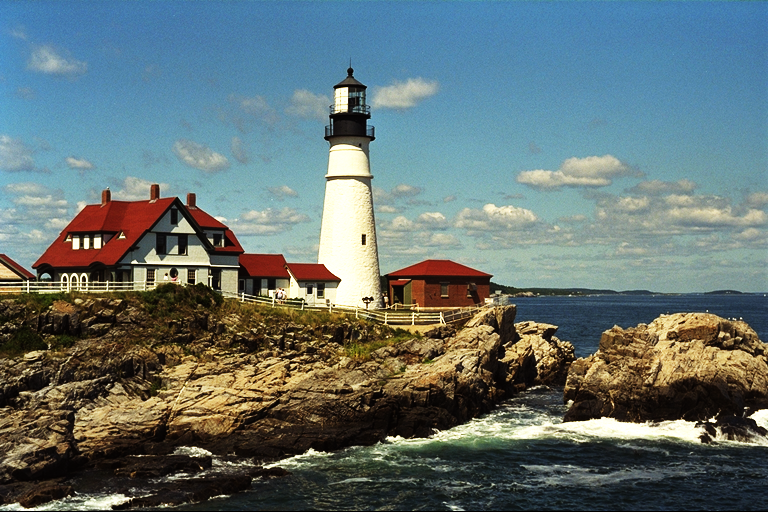
#> input picture evaluate-image-quality-master/src/images/2.png, 768 x 512 px, given in place of 2.bmp, which was not available
$ python compare_diff_of_pixel_value_wx.py
#> lines starting #> are read from the running program, lines starting #| are printed output that depends on the picture; pictures that were not available may be replaced by others from this repository, and a replacement may not be noted
import cv2, matplotlib
import numpy as np
import matplotlib.pyplot as plt


# 比较两张图pixel value不同的地方，用直方图表示

plt.style.use('seaborn-white')

# ------------------------------
# ----- Placement settings -----
# ------------------------------
fig, ax = plt.subplots(3, figsize=(8, 9)) # figsize(width, height)
ax[0] = plt.subplot2grid((2,2), (0,0))
ax[1] = plt.subplot2grid((2,2), (0,1))
ax[2] = plt.subplot2grid((2,2), (1,0), colspan=2)


# ----------------------------
# ----- Read input image -----
# ----------------------------
def read_img(_img_name):
  # read input image
#> called with _img_name = 'G:\\Dataset\\LL_Set\\LIME\\2.bmp'
  img = cv2.imread(_img_name)
#> img is the input picture: shape (512, 768, 3); mean B, G, R 114, 114.8, 100.1

  # convert color (BGR → RGB)
  img = cv2.cvtColor(img, cv2.COLOR_BGR2RGB)

  return img

img_origin        = read_img(r'G:\Dataset\LL_Set\LIME\2.bmp')
img_origin_RL10   = read_img(r'G:\Dataset\LL_Set\LIME\2.bmp')
img_origin_RL100  = read_img(r'G:\Dataset\LL_Set\LIME\2.bmp')
img_noised        = read_img(r'G:\Code\Comparative-Experiment\code_comparative_experiment\quality_assessment_metrics\evaluate-image-quality-master\src\images\2_INet_v23_00.jpg')
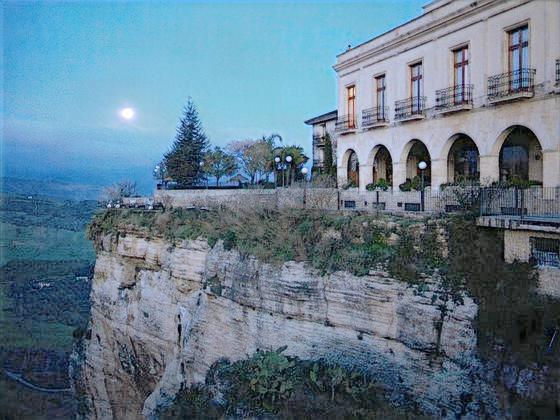
#> input picture evaluate-image-quality-master/src/images/2_INet_v23_00.jpg, 560 x 420 px, found by its file name
#> in read_img, img is the input picture: shape (420, 560, 3); mean B, G, R 140.2, 122.2, 97.7
img_noised_RL10   = read_img(r'G:\Code\Comparative-Experiment\code_comparative_experiment\quality_assessment_metrics\evaluate-image-quality-master\src\images\k_2.bmp')
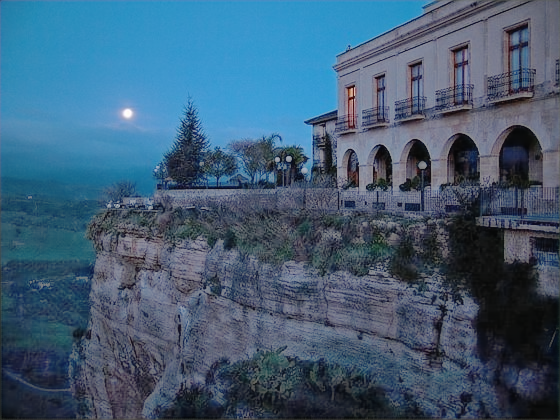
#> input picture evaluate-image-quality-master/src/images/k_2.bmp, 560 x 420 px, found by its file name
#> in read_img, img is the input picture: shape (420, 560, 3); mean B, G, R 117.6, 93.2, 64.9
img_noised_RL100  = read_img(r'G:\Code\Comparative-Experiment\code_comparative_experiment\quality_assessment_metrics\evaluate-image-quality-master\src\images\z2.bmp')
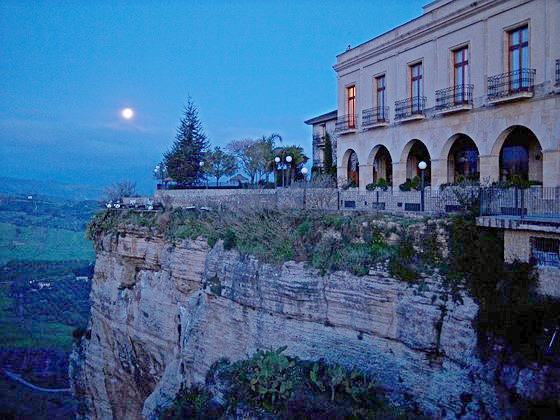
#> input picture evaluate-image-quality-master/src/images/z2.bmp, 560 x 420 px, found by its file name
#> in read_img, img is the input picture: shape (420, 560, 3); mean B, G, R 141.1, 99.9, 64.1
# image information（height × width × 色数）
# print("img_origin : ", img_origin.shape)
# print("img_noised : ", img_noised.shape)
# print("\n")


# ----------------------------
# ----- Show input image -----
# ----------------------------
def show_img(_i, _img, _img_name):
  ax[_i].set_title(_img_name)

  # show image
  ax[_i].imshow(_img)

  return

#show_img(0, img_origin,       "Original Image (RL=1)")
#show_img(1, img_origin_RL10,  "Original Image (RL=10)")
show_img(0, img_origin_RL100, "Original Image (RL=100)")
#show_img(1, img_noised,       "Noised Image (RL=1)")
#show_img(1, img_noised_RL10,  "Noised Image (RL=10)")
show_img(1, img_noised_RL100, "Noised Image (RL=100)")


# -------------------------------
# ----- Convert RGB to Gray -----
# -------------------------------
gray_img_origin       = cv2.cvtColor(img_origin,        cv2.COLOR_RGB2GRAY)
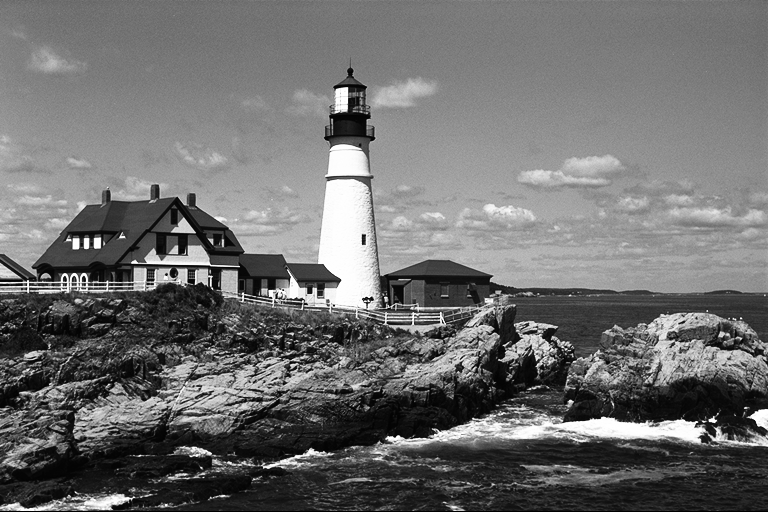
#> gray_img_origin: shape (512, 768); min 0, max 255, mean 110.3
gray_img_origin_RL10  = cv2.cvtColor(img_origin_RL10,   cv2.COLOR_RGB2GRAY)
gray_img_origin_RL100 = cv2.cvtColor(img_origin_RL100,  cv2.COLOR_RGB2GRAY)
gray_img_noised       = cv2.cvtColor(img_noised,        cv2.COLOR_RGB2GRAY)
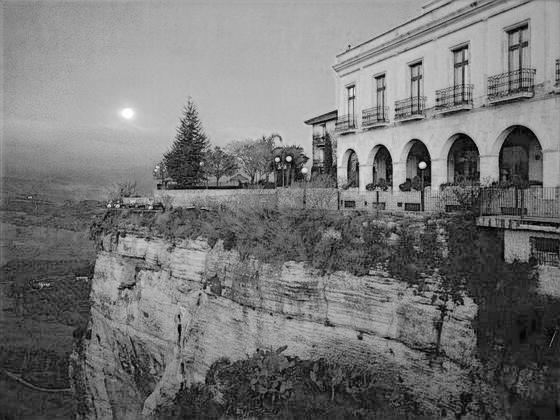
#> gray_img_noised: shape (420, 560); min 0, max 255, mean 116.9
gray_img_noised_RL10  = cv2.cvtColor(img_noised_RL10,   cv2.COLOR_RGB2GRAY)
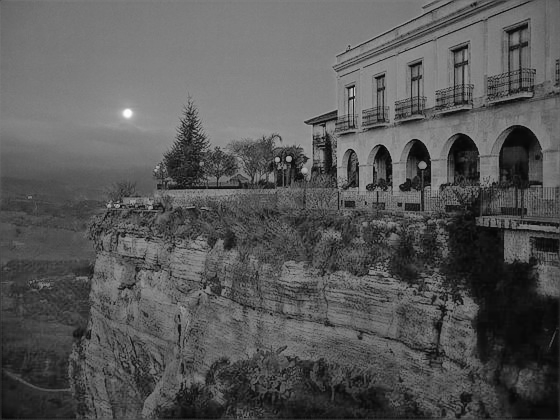
#> gray_img_noised_RL10: shape (420, 560); min 5, max 253, mean 87.5
gray_img_noised_RL100 = cv2.cvtColor(img_noised_RL100,  cv2.COLOR_RGB2GRAY)
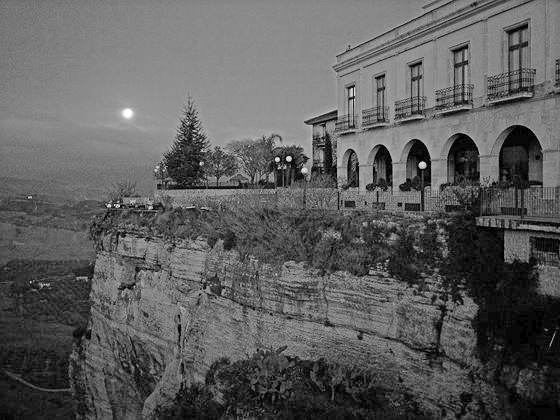
#> gray_img_noised_RL100: shape (420, 560); min 0, max 255, mean 93.9
# print("gray_img_origin : ", gray_img_origin.shape)
# print("gray_img_noised : ", gray_img_noised.shape)
# print("\n")


# --------------------------------------------------------------------
# ----- Calc difference of brightness values of two input images -----
# --------------------------------------------------------------------
#> (the run stopped early here; a loop or call above may not have finished)
